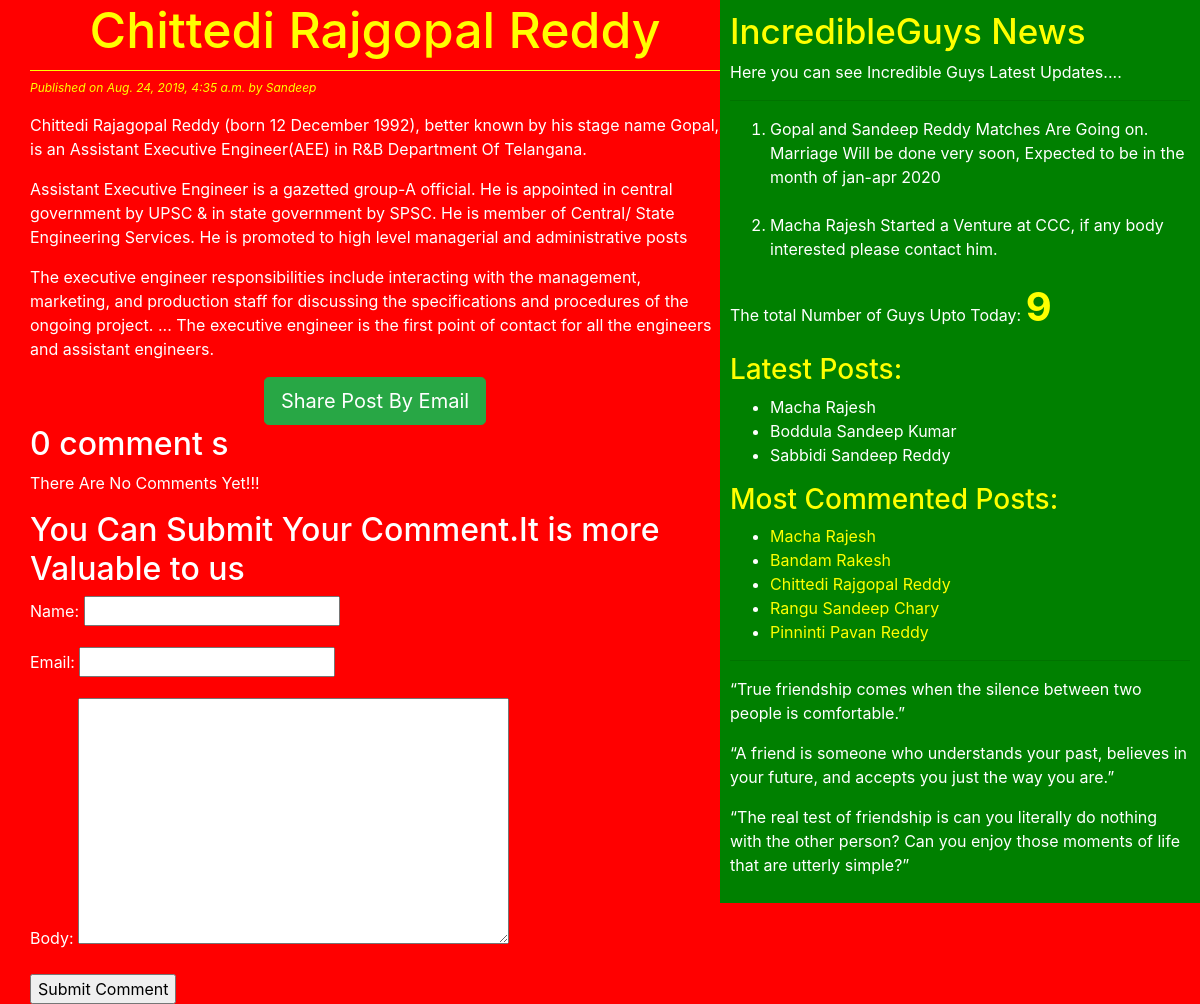
Page /2019/08/24/chittedi-rajgopalreddy/ on the committed database.
### blog/models.py (models this page shows, shortened)
class Post(models.Model):
    STATUS_CHOICES = (('draft','Draft'),('published','published'))
    title = models.CharField(max_length=256)
    slug = models.SlugField(max_length=264,unique_for_date='publish')
    author = models.ForeignKey(User,on_delete=models.CASCADE,related_name='blog_posts')
    body = models.TextField()
    publish = models.DateTimeField(default=timezone.now)
    created = models.DateTimeField(auto_now_add=True)
    update = models.DateTimeField(auto_now=True)
    status = models.CharField(max_length=10,choices=STATUS_CHOICES,default='draft')
    objects = CustomManager()
    tags = TaggableManager()
    class Meta:
        ordering = ('-publish',)
    def get_absolute_url(self):
        return reverse('post_detail', args=[self.publish.year, self.publish.strftime('%m'), self.publish.strftime('%d'), self.slug])

### blog/views.py (the view)
# urls.py: url(r'^(?P<year>[0-9]{4})/(?P<month>[0-9]{2})/(?P<day>[0-9]{2})/(?P<post>[-\w]+)/$', views.post_detail_view,
def post_detail_view(request, year, month, day, post):
    post = get_object_or_404(Post, slug=post, status='published',
                           publish__year=year,
                           publish__month=month,
                           publish__day=day)
    comments = post.comments.filter(active=True)
    csubmit = False
    if request.method == 'POST':
        form = CommentForm(request.POST)
        if form.is_valid():
            new_comment = form.save(commit=False)
            new_comment.post = post
            new_comment.save()
            csubmit = True
    else:
        form = CommentForm()
    return render(request, 'blog/post_detail.html', {'post': post, 'form':form, 'csubmit':csubmit, 'comments':comments})

### blog/forms.py
class CommentForm(forms.ModelForm):
    class Meta:
        model = Comment
        fields = ('name', 'email', 'body')

### blog/models.py (called while the page is built)
    def get_queryset(self):
        return super().get_queryset().filter(status='published')

### blog/templatetags/blog_tags.py (called while the page is built)
@register.simple_tag
def total_posts():
    return Post.objects.count()

@register.inclusion_tag('blog/latest_post123.html')
def show_latest_posts():
    latest_posts = Post.objects.order_by('-publish')[ :3]
    return{'latest_posts': latest_posts}

@register.simple_tag
def get_most_commented_posts(count=5):
    return Post.objects.annotate(total_comments=Count('comments')).order_by('-total_comments')[:count]

### templates/blog/post_detail.html (shortened to what this page needs)
<!DOCTYPE html>
{%extends 'blog/base.html' %}
{%block content%}
<h1>{{post.title}}</h1>
<p id="date">Published on {{post.publish}} by {{post.author|title}}</p>
{{post.body|linebreaks}}
<div class="container" align="center">
    <a href="/{{post.id}}/share" class="btn btn-lg btn-success">Share Post By Email</a>
</div>
{% with comments.count as comments_count %}
     <h2>{{comments.count}} comment {{comments_count|pluralize}}</h2>
{% endwith %}
{% if comments %}
    {% for comment in comments %}
        <p id="ch">comment {{forloop.counter}} by {{comment.name}} on {{comment.created}}</p>
    <div class="cb">{{comment.body|linebreaks}}</div>
    {% endfor %}
<hr>
{% else %}
   <p>There Are No Comments Yet!!!</p>
{% endif %}
{% if csubmit %}
    <h2>Your Comment Added Succesfully</h2>
{% else %}
<h2>You Can Submit Your Comment.It is more Valuable to us</h2>
    <form method="post">
        {{form.as_p}}
        <input type="submit" value="Submit Comment">
    </form>
{% endif %}
{%endblock%}

### templates/blog/base.html (shortened to what this page needs)
<!DOCTYPE html>
{% load staticfiles %}
{% load blog_tags %}
<html lang="en">
<head>
    <link rel="stylesheet" href="https://stackpath.bootstrapcdn.com/bootstrap/4.2.1/css/bootstrap.min.css">
     <link rel="stylesheet" href="{%static 'css/blog1.css' %}">
</head>
<body>
<div class="content">
    {%block content%}   {%endblock%}
</div>
<div class="sidebar">
     <h4>IncredibleGuys News</h4>
    <p>Here you can see Incredible Guys Latest Updates....</p>
    <hr>
    <ol>
        <li>Gopal and Sandeep Reddy Matches Are Going on. Marriage Will be done very soon, Expected to be in the month of jan-apr 2020 </li><br>
        <li>Macha Rajesh Started a Venture at CCC, if any body interested please contact him.</li>
    </ol>
    <p>The total Number of Guys Upto Today: <span id="pcount">{% total_posts %}</span></p>
    <h3>Latest Posts: </h3> {% show_latest_posts %}
    <h3>Most Commented Posts: </h3>
    {% get_most_commented_posts as most_commented_posts %}
    <ul>
        {% for post in most_commented_posts %}
        <li><a href="{{post.get_absolute_url}}" class="red" >{{post.title}}</a></li>
        {% endfor %}
    </ul>
    <hr>
    <p>“True friendship comes when the silence between two people is comfortable.”</p>
    <p>“A friend is someone who understands your past, believes in your future, and accepts you just the way you are.”</p>
    <p>“The real test of friendship is can you literally do nothing with the other person? Can you enjoy those moments of life that are utterly simple?”</p>
</div>
</body>
</html>

### templates/blog/latest_post123.html
<ul>
    {% for post in latest_posts %}
    <li> <a href="{{post.get_absolute_url}}">{{post.title}}</a> </li>
    {% endfor %}
</ul>

### static/css/blog1.css (style rules this page uses)
.content { width: 60%; float: left; padding: 0 0 0 30px; background: red; height: 100%; }
.sidebar { width: 40%; float: right; padding: 10px; background: green; height: 100%; color: white; }
h1 { text-align: center; border-bottom: 1px solid yellow; padding-bottom: 10px; }
body { color: white; background: red; }
#date { color: yellow; font-size: 12px; font-style: italic; }
a { color : white; text-decoration : none; }
.red { color : yellow; text-decoration: none; }
#pcount { font-size: 40px; color: yellow; font-weight: bold; }
h1 { color: yellow; font-size:50px; }
h3 { color: yellow; }
h4 { color: yellow; font-size:35px; }

### rows in the picture
Post: title "Chittedi Rajgopal Reddy", publish "Aug. 24, 2019, 4:35 a.m.", author "Sandeep", body "Chittedi Rajagopal Reddy (born 12 December 1992), better known by his stage name Gopal, is an Assistant Executive Engineer(AEE) in R&B Department Of Telangana. Assistant Executive Engineer is a gazetted group-A official. He is appointed in central government by UPSC & in state government by SPSC. He is member of Central/ State Engineering Services. He is promoted to high level managerial and administrative posts The executive engineer responsibilities include interacting with the management, marketing, and production staff for discussing the specifications and procedures of the ongoing project. ... The executive engineer is the first point of contact for all the engineers and assistant…"
Post: title "Macha Rajesh"
Post: title "Boddula Sandeep Kumar"
Post: title "Sabbidi Sandeep Reddy"
Post: title "Bandam Rakesh"
Post: title "Rangu Sandeep Chary"
Post: title "Pinninti Pavan Reddy"

### other values in the picture
{{ comments.count }} "0"
